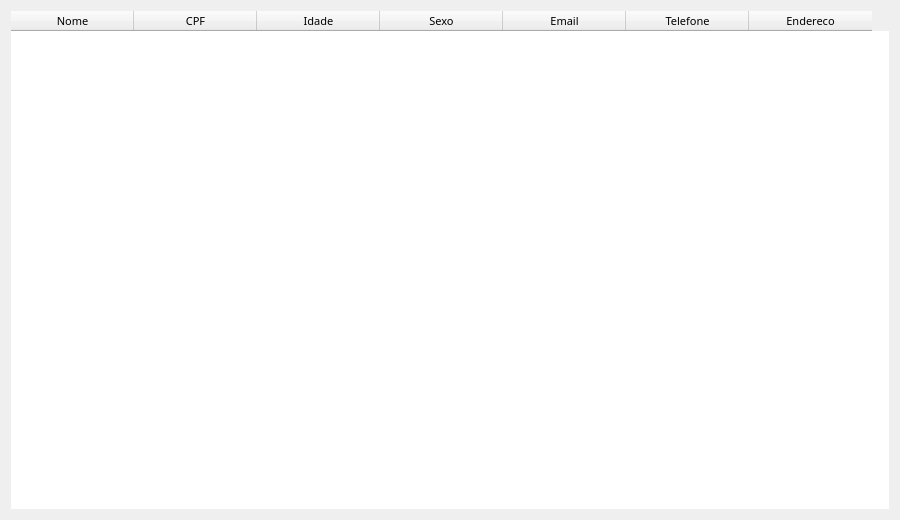
<?xml version="1.0" encoding="UTF-8"?>
<ui version="4.0">
 <class>pesquisa_perfil</class>
 <widget class="QWidget" name="pesquisa_perfil">
  <property name="windowModality">
   <enum>Qt::NonModal</enum>
  </property>
  <property name="geometry">
   <rect>
    <x>0</x>
    <y>0</y>
    <width>900</width>
    <height>520</height>
   </rect>
  </property>
  <property name="sizePolicy">
   <sizepolicy hsizetype="Preferred" vsizetype="MinimumExpanding">
    <horstretch>0</horstretch>
    <verstretch>0</verstretch>
   </sizepolicy>
  </property>
  <property name="minimumSize">
   <size>
    <width>900</width>
    <height>520</height>
   </size>
  </property>
  <property name="windowTitle">
   <string>Pesquisa Perfil</string>
  </property>
  <property name="windowIcon">
   <iconset>
    <normaloff>Logo.png</normaloff>Logo.png</iconset>
  </property>
  <layout class="QGridLayout" name="gridLayout">
   <item row="0" column="0">
    <widget class="QTableWidget" name="pesquisa_usuarios">
     <property name="font">
      <font>
       <family>JetBrains Mono</family>
       <pointsize>8</pointsize>
      </font>
     </property>
     <property name="frameShape">
      <enum>QFrame::NoFrame</enum>
     </property>
     <property name="frameShadow">
      <enum>QFrame::Plain</enum>
     </property>
     <property name="lineWidth">
      <number>1</number>
     </property>
     <property name="sizeAdjustPolicy">
      <enum>QAbstractScrollArea::AdjustIgnored</enum>
     </property>
     <property name="editTriggers">
      <set>QAbstractItemView::AnyKeyPressed|QAbstractItemView::DoubleClicked|QAbstractItemView::EditKeyPressed|QAbstractItemView::SelectedClicked</set>
     </property>
     <property name="dragEnabled">
      <bool>false</bool>
     </property>
     <property name="showGrid">
      <bool>true</bool>
     </property>
     <property name="gridStyle">
      <enum>Qt::SolidLine</enum>
     </property>
     <property name="sortingEnabled">
      <bool>false</bool>
     </property>
     <property name="wordWrap">
      <bool>true</bool>
     </property>
     <property name="cornerButtonEnabled">
      <bool>true</bool>
     </property>
     <attribute name="horizontalHeaderCascadingSectionResizes">
      <bool>false</bool>
     </attribute>
     <attribute name="horizontalHeaderMinimumSectionSize">
      <number>36</number>
     </attribute>
     <attribute name="horizontalHeaderDefaultSectionSize">
      <number>123</number>
     </attribute>
     <column>
      <property name="text">
       <string>Nome</string>
      </property>
     </column>
     <column>
      <property name="text">
       <string>CPF</string>
      </property>
     </column>
     <column>
      <property name="text">
       <string>Idade</string>
      </property>
     </column>
     <column>
      <property name="text">
       <string>Sexo</string>
      </property>
     </column>
     <column>
      <property name="text">
       <string>Email</string>
      </property>
     </column>
     <column>
      <property name="text">
       <string>Telefone</string>
      </property>
     </column>
     <column>
      <property name="text">
       <string>Endereco</string>
      </property>
     </column>
    </widget>
   </item>
  </layout>
 </widget>
 <resources/>
 <connections/>
</ui>
